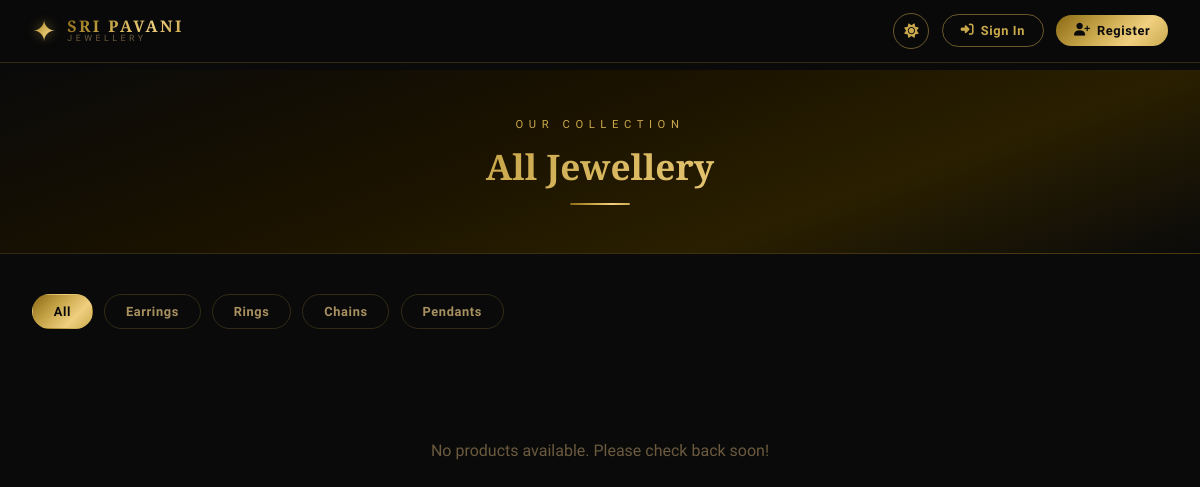
Screenshot of /all-products with the database file from the repository.
### app.py (models this page shows)
class Category(db.Model):
    id          = db.Column(db.Integer, primary_key=True)
    name        = db.Column(db.String(100), nullable=False)
    image       = db.Column(db.String(200))
    description = db.Column(db.Text)
    is_active   = db.Column(db.Boolean, default=True)
    products    = db.relationship('Product', backref='category', lazy=True)

### app.py (the view)
@app.route('/all-products')
def all_products():
    products   = Product.query.filter_by(is_active=True).all()
    categories = Category.query.filter_by(is_active=True).all()
    return render_template('all_products.html', products=products, categories=categories)

### templates/all_products.html (shortened to what this page needs)
{% extends "base.html" %}
{% block content %}
<div data-logged-in="{{ 'true' if current_user.is_authenticated else 'false' }}">
<div style="background:var(--ombre-hero);padding:3rem 2rem;text-align:center;border-bottom:1px solid var(--border)">
  <span class="section-eyebrow">Our Collection</span>
  <h1 class="section-title">All Jewellery</h1>
  <div class="section-divider"></div>
</div>
<div style="max-width:1200px;margin:0 auto;padding:2.5rem 2rem">
  <div style="display:flex;gap:0.7rem;flex-wrap:wrap;margin-bottom:2rem">
    <a href="{{ url_for('all_products') }}" class="nav-pill active">All</a>
    {% for cat in categories %}
    <a href="{{ url_for('category_page', category_id=cat.id) }}" class="nav-pill">{{ cat.name }}</a>
    {% endfor %}
  </div>
  {% if products %}
  <div class="products-grid">
    {% for product in products %}
    {% include "components/product_card.html" %}
    {% endfor %}
  </div>
  {% else %}
  <div style="text-align:center;padding:5rem 2rem;color:var(--text-muted)">
    <p>No products available. Please check back soon!</p>
  </div>
  {% endif %}
</div>
</div>
{% endblock %}

### static/css/style.css (style rules this page uses)
:root[data-theme="dark"] { --bg-primary:#0a0a0a;--bg-secondary:#111111;--bg-card:#161616;--bg-nav:rgba(10,10,10,0.92); --gold:#c9a84c;--gold-light:#e8c97e;--gold-dark:#8b6914; --gold-gradient:linear-gradient(135deg,#8b6914 0%,#c9a84c 40%,#f0d080 70%,#c9a84c 100%); --ombre-hero:linear-gradient(160deg,#0a0a0a 0%,#1a1200 40%,#2a1f00 70%,#0a0a0a 100%); --text-primary:#f5e6c8;--text-secondary:#a89060;--text-muted:#6b5a3e; --border:rgba(201,168,76,0.2);--border-gold:rgba(201,168,76,0.5); --shadow:0 8px 40px rgba(0,0,0,0.6);--shadow-gold:0 4px 20px rgba(201,168,76,0.15); --card-hover:rgba(201,168,76,0.05);--badge-bg:#c9a84c;--badge-text:#0a0a0a; --input-bg:#1e1e1e;--section-alt:#0e0e0e;--toast-success:#1a3a1a;--toast-error:#3a1a1a; }
*,*::before,*::after { margin:0;padding:0;box-sizing:border-box }
html { scroll-behavior:smooth }
body { font-family:'Josefin Sans',sans-serif;background:var(--bg-primary);color:var(--text-primary);min-height:100vh;transition:background .4s,color .4s;overflow-x:hidden }
a { text-decoration:none;color:inherit }
.nav-pill { white-space:nowrap;padding:.55rem 1.3rem;border-radius:50px;font-size:.8rem;font-weight:600;letter-spacing:.05em;border:1px solid var(--border);color:var(--text-secondary);transition:all .25s;flex-shrink:0 }
.nav-pill:hover,.nav-pill.active { background:var(--gold-gradient);color:var(--bg-primary);border-color:transparent }
.section-eyebrow { font-size:.7rem;letter-spacing:.5em;text-transform:uppercase;color:var(--gold);margin-bottom:.7rem;display:block }
.section-title { font-family:'Cinzel Decorative',serif;font-size:clamp(1.4rem,3vw,2.2rem);background:var(--gold-gradient);-webkit-background-clip:text;-webkit-text-fill-color:transparent;margin-bottom:.7rem }
.section-divider { width:60px;height:2px;background:var(--gold-gradient);margin:.8rem auto 0;border-radius:2px }

### rows the page displays
Category: name "Earrings"
Category: name "Rings"
Category: name "Chains"
Category: name "Pendants"
